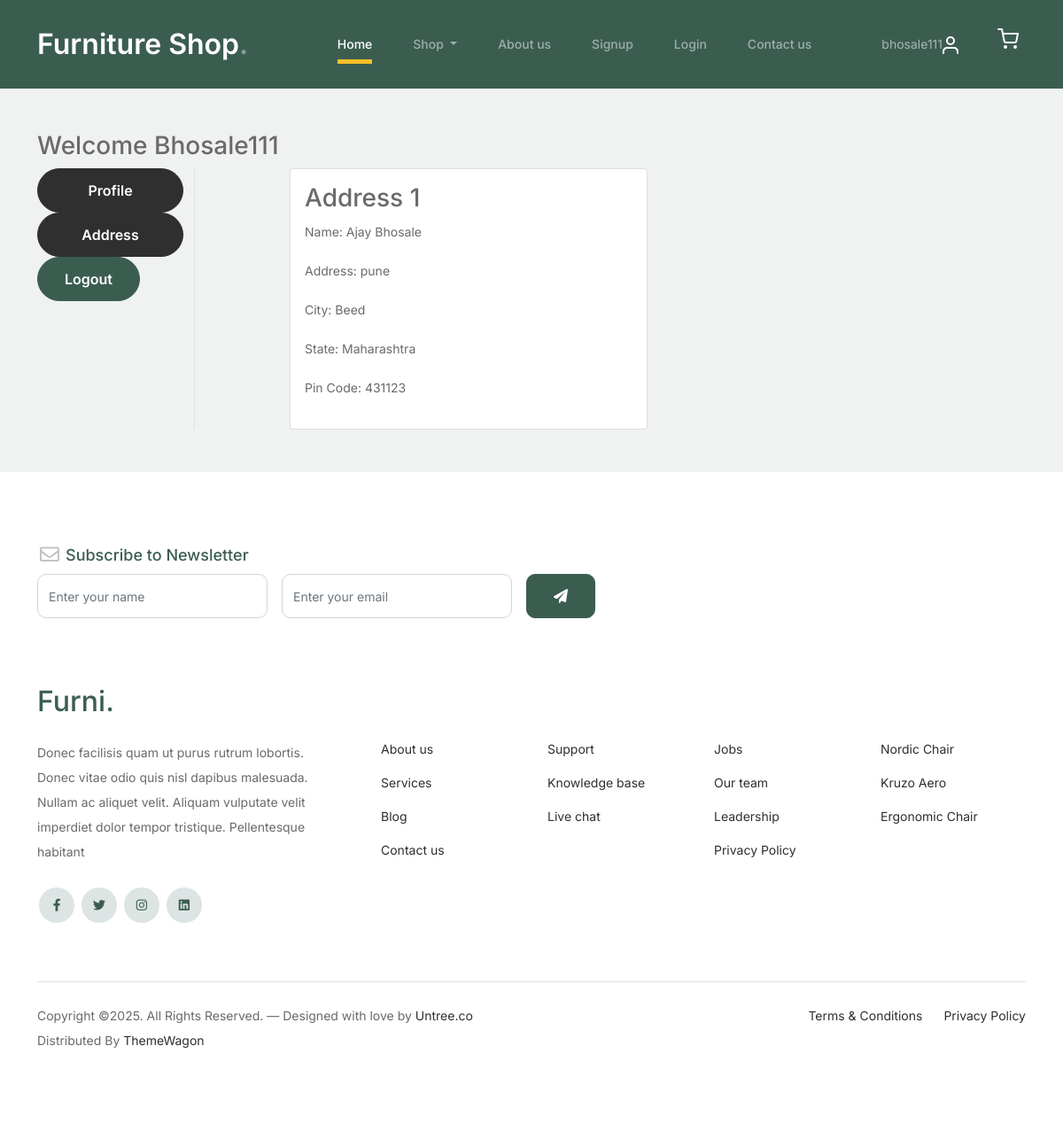
Screenshot of /address/ (signed in) with the database file from the repository.
### FurniApp/models.py (models this page shows, shortened)
class Customer(models.Model):
    user = models.ForeignKey(User, on_delete=models.CASCADE)
    name =models.CharField(max_length=200)
    locality= models.CharField(max_length=200)
    city = models.CharField(max_length=50)
    zipcode =models.IntegerField()
    state = models.CharField( choices = STATE_CHOICES,max_length=50)

### FurniApp/views.py (the view)
# urls.py: path('address/', views.address, name='address'),
def address(request):
 totalitem=0
 add =Customer.objects.filter(user=request.user)
 if request.user.is_authenticated:
    totalitem=len(Customer.objects.filter(user=request.user))
    return render(request, 'address.html',{'add':add,'active':'btn-warning','totalitem':totalitem})

### FurniApp/templates/address.html (shortened to what this page needs)
{% extends 'base.html' %}
{% load static %}
{% block content %}
<div class="container my-5">
 <div class="row">
 <h3>Welcome <span class="text-capitalize">{{request.user}}</span></h3>
  <div class="col-sm-2 border-end">
   <ul class="list-unstyled">
    <li class="d-grid"><a href="{% url 'profile' %}" class="btn ">Profile</a></li>
    <li class="d-grid"><a href="{% url 'address' %}" class="btn {{active}}">Address</a></li>
    <a href="{%url 'logout' %}" class="btn btn-primary">Logout</a>
   </ul>
  </div>
  <div class="col-sm-9 offset-sm-1">
   <div class="row">
    {%for ad in add%}
    <div class="col-sm-6">
     <div class="card">
      <div class="card-body">
       <h3>Address {{forloop.counter}}</h3>
       <p>Name: {{ad.name}}</p>
       <p>Address: {{ad.locality}}</p>
       <p>City: {{ad.city}}</p>
       <p>State: {{ad.state}}</p>
       <p>Pin Code: {{ad.zipcode}}</p>
      </div>
     </div>
    </div>
    {%endfor%}
   </div>
  </div>
 </div>
</div>
{% endblock content %}

### FurniApp/templates/base.html (shortened to what this page needs)
<!doctype html>
{% load static%}
<html lang="en">
<head>
		<link href="{%static 'css/bootstrap.min.css' %}" rel="stylesheet">
		<link href="https://cdnjs.cloudflare.com/ajax/libs/font-awesome/6.0.0-beta3/css/all.min.css" rel="stylesheet">
		<link href="{%static 'css/tiny-slider.css' %}" rel="stylesheet">
		<link href="{% static 'css/style.css' %}" rel="stylesheet">
</head>
<body>
		<nav class="custom-navbar navbar navbar navbar-expand-md navbar-dark bg-dark" arial-label="Furni navigation bar">
			<div class="container">
				<a class="navbar-brand" href="{% url 'home' %}">Furniture Shop<span>.</span></a>
				<div class="collapse navbar-collapse" id="navbarsFurni">
					<ul class="custom-navbar-nav navbar-nav ms-auto mb-2 mb-md-0">
						<li class="nav-item active">
							<a class="nav-link" href="/">Home</a>
						</li>
						<li class="nav-item dropdown">
             				<a class="nav-link dropdown-toggle text-black" href=" " id="fashionDropdown" role="button" data-bs-toggle="dropdown" aria-expanded="false">
              				 Shop
             				</a>
          				</li>
						<li><a class="nav-link" href="{% url 'about' %}">About us</a></li>
						<li><a class="nav-link" href="{% url 'signup' %}">Signup</a></li>
						<li><a class="nav-link" href="{% url 'login' %}">Login</a></li>
						<li><a class="nav-link" href="{% url 'contact' %}">Contact us</a></li>
					</ul>
					<ul class="custom-navbar-cta navbar-nav mb-2 mb-md-0 ms-5">
						<li class="nav-link"><a class="nav-link" href="{% url 'profile' %}">{{request.user}}<img src="{% static 'images/user.svg' %}"></a></li>
						<li><a class="nav-link" href="{% url 'cart' %}"><img src="{% static 'images/cart.svg' %}"></a></li>
					</ul>
				</div>
			</div>
		</nav>
    	{% block content %} {% endblock content %}
		<footer class="footer-section">
			<div class="container relative">
				<div class="row">
					<div class="col-lg-8">
						<div class="subscription-form">
							<h3 class="d-flex align-items-center"><span class="me-1"><img src="{% static 'images/envelope-outline.svg' %}" alt="Image" class="img-fluid"></span><span>Subscribe to Newsletter</span></h3>
							<form action="#" class="row g-3">
								<div class="col-auto">
									<input type="text" class="form-control" placeholder="Enter your name">
								</div>
								<div class="col-auto">
									<input type="email" class="form-control" placeholder="Enter your email">
								</div>
								<div class="col-auto">
									<button class="btn btn-primary">
										<span class="fa fa-paper-plane"></span>
									</button>
								</div>
							</form>
						</div>
					</div>
				</div>
				<div class="row g-5 mb-5">
					<div class="col-lg-4">
						<div class="mb-4 footer-logo-wrap"><a href="#" class="footer-logo">Furni<span>.</span></a></div>
						<p class="mb-4">Donec facilisis quam ut purus rutrum lobortis. Donec vitae odio quis nisl dapibus malesuada. Nullam ac aliquet velit. Aliquam vulputate velit imperdiet dolor tempor tristique. Pellentesque habitant</p>
						<ul class="list-unstyled custom-social">
							<li><a href="#"><span class="fa fa-brands fa-facebook-f"></span></a></li>
							<li><a href="#"><span class="fa fa-brands fa-twitter"></span></a></li>
							<li><a href="#"><span class="fa fa-brands fa-instagram"></span></a></li>
							<li><a href="#"><span class="fa fa-brands fa-linkedin"></span></a></li>
						</ul>
					</div>
					<div class="col-lg-8">
						<div class="row links-wrap">
							<div class="col-6 col-sm-6 col-md-3">
								<ul class="list-unstyled">
									<li><a href="#">About us</a></li>
									<li><a href="#">Services</a></li>
									<li><a href="#">Blog</a></li>
									<li><a href="#">Contact us</a></li>
								</ul>
							</div>
							<div class="col-6 col-sm-6 col-md-3">
								<ul class="list-unstyled">
									<li><a href="#">Support</a></li>
									<li><a href="#">Knowledge base</a></li>
									<li><a href="#">Live chat</a></li>
								</ul>
							</div>
							<div class="col-6 col-sm-6 col-md-3">
								<ul class="list-unstyled">
									<li><a href="#">Jobs</a></li>
									<li><a href="#">Our team</a></li>
									<li><a href="#">Leadership</a></li>
									<li><a href="#">Privacy Policy</a></li>
								</ul>
							</div>
							<div class="col-6 col-sm-6 col-md-3">
								<ul class="list-unstyled">
									<li><a href="#">Nordic Chair</a></li>
									<li><a href="#">Kruzo Aero</a></li>
									<li><a href="#">Ergonomic Chair</a></li>
								</ul>
							</div>
						</div>
					</div>
				</div>
				<div class="border-top copyright">
					<div class="row pt-4">
						<div class="col-lg-6">
							<p class="mb-2 text-center text-lg-start">Copyright &copy;. All Rights Reserved. &mdash; Designed with love by <a href="https://untree.co">Untree.co</a> Distributed By <a href="https://themewagon.com">ThemeWagon</a>
							</p>
						</div>
						<div class="col-lg-6 text-center text-lg-end">
							<ul class="list-unstyled d-inline-flex ms-auto">
								<li class="me-4"><a href="#">Terms &amp; Conditions</a></li>
								<li><a href="#">Privacy Policy</a></li>
							</ul>
						</div>
					</div>
				</div>
			</div>
		</footer>
	</body>
</html>

### FurniApp/static/css/style.css (style rules this page uses)
body { overflow-x: hidden; position: relative; }
body { font-family: "Inter", sans-serif; font-weight: 400; line-height: 28px; color: #6a6a6a; font-size: 14px; background-color: #eff2f1; }
a { text-decoration: none; -webkit-transition: .3s all ease; -o-transition: .3s all ease; transition: .3s all ease; color: #2f2f2f; text-decoration: underline; }
.custom-navbar { background: #3b5d50 !important; padding-top: 20px; padding-bottom: 20px; }
.custom-navbar .navbar-brand { font-size: 32px; font-weight: 600; }
.custom-navbar .navbar-brand > span { opacity: .4; }
@media (min-width: 992px) { .custom-navbar .custom-navbar-nav li { margin-left: 15px; margin-right: 15px; } }
.custom-navbar .custom-navbar-nav li a { font-weight: 500; color: #ffffff !important; opacity: .5; -webkit-transition: .3s all ease; -o-transition: .3s all ease; transition: .3s all ease; position: relative; }
@media (min-width: 768px) { .custom-navbar .custom-navbar-nav li a:before { content: ""; position: absolute; bottom: 0; left: 8px; right: 8px; background: #f9bf29; height: 5px; opacity: 1; visibility: visible; width: 0; -webkit-transition: .15s all ease-out; -o-transition: .15s all ease-out; transition: .15s all ease-out; } }
.custom-navbar .custom-navbar-nav li.active a { opacity: 1; }
.custom-navbar .custom-navbar-nav li.active a:before { width: calc(100% - 16px); }
.custom-navbar .custom-navbar-cta { margin-left: 0 !important; -webkit-box-orient: horizontal; -webkit-box-direction: normal; -ms-flex-direction: row; flex-direction: row; }
@media (min-width: 768px) { .custom-navbar .custom-navbar-cta { margin-left: 40px !important; } }
.custom-navbar .custom-navbar-cta li { margin-left: 0px; margin-right: 0px; }
.custom-navbar .custom-navbar-cta li:first-child { margin-right: 20px; }
.btn { font-weight: 600; padding: 12px 30px; border-radius: 30px; color: #ffffff; background: #2f2f2f; border-color: #2f2f2f; }
.btn.btn-primary { background: #3b5d50; border-color: #3b5d50; }
.footer-section { padding: 80px 0; background: #ffffff; }
.footer-section .relative { position: relative; }
.footer-section a { text-decoration: none; color: #2f2f2f; -webkit-transition: .3s all ease; -o-transition: .3s all ease; transition: .3s all ease; }
.footer-section .subscription-form { margin-bottom: 40px; position: relative; z-index: 2; margin-top: 100px; }
@media (min-width: 992px) { .footer-section .subscription-form { margin-top: 0px; margin-bottom: 80px; } }
.footer-section .subscription-form h3 { font-size: 18px; font-weight: 500; color: #3b5d50; }
.footer-section .subscription-form .form-control { height: 50px; border-radius: 10px; font-family: "Inter", sans-serif; }
.footer-section .subscription-form .btn { border-radius: 10px !important; }
.footer-section .links-wrap { margin-top: 0px; }
@media (min-width: 992px) { .footer-section .links-wrap { margin-top: 54px; } }
.footer-section .links-wrap ul li { margin-bottom: 10px; }
.footer-section .footer-logo-wrap .footer-logo { font-size: 32px; font-weight: 500; text-decoration: none; color: #3b5d50; }
.footer-section .custom-social li { margin: 2px; display: inline-block; }
.footer-section .custom-social li a { width: 40px; height: 40px; text-align: center; line-height: 40px; display: inline-block; background: #dce5e4; color: #3b5d50; border-radius: 50%; }
.footer-section .border-top { border-color: #dce5e4; }
.footer-section .border-top.copyright { font-size: 14px !important; }
.form-control { height: 50px; border-radius: 10px; font-family: "Inter", sans-serif; }

### rows the page displays
Customer: name "Ajay Bhosale", locality "pune", city "Beed", state "Maharashtra", zipcode "431123"

### other values shown
{{ request.user }} "bhosale111"
{{ request.user }} "Bhosale111"
